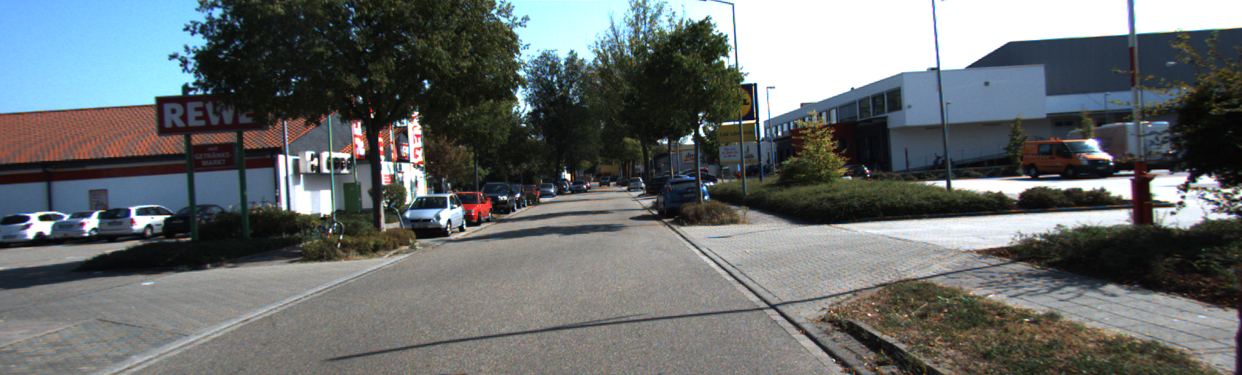
#> input picture CV/hw3/exercise_input/uu_000000.png, 1242 x 375 px; its folder holds only this picture in this run
$ python '[KECE471, Computer Vision] Exercise 1_Road_map_extraction.py'
#> lines starting #> are read from the running program, lines starting #| are printed output that depends on the picture; after the words box and inside, x2 and y2 are one past the last pixel; in counts of white or black regions, pixels touching at a corner belong together
import os
import cv2
import numpy as np
from sklearn.metrics import f1_score
from abc import *
import requests
import zipfile
import os

input_folder = "./exercise_input"
output_folder = "./exercise_output"

def download_dataset():
    zip_url = "https://github.com/BrawnyClover/DIP_WINTER/raw/main/exercise_input.zip"
    zip_path = "exercise_input.zip"
    response = requests.get(zip_url, stream=True)

    download_success = False
    if response.status_code == 200:
        with open(zip_path, "wb") as file:
            for chunk in response.iter_content(chunk_size=1024):
                file.write(chunk)
        print(f"Download Success: {zip_path}")
        download_success = True

    else:
        print(f"Download Failed... (HTTP {response.status_code})")

    if download_success is True:
        try:
            extract_folder = input_folder
            with zipfile.ZipFile(zip_path, 'r') as zip_ref:
                zip_ref.extractall(extract_folder)
            print(f"Decompression complete!: {extract_folder}")
            os.remove(zip_path)
            print(f"ZIP file deletion completed: {zip_path}")

        except zipfile.BadZipFile:
            print("Decompression failed: The ZIP file may be corrupted.")


def load_images_dict(input_folder):
#> called with input_folder = './exercise_input'
    images_dict = {}
    for filename in os.listdir(input_folder):
        if "_map" not in filename:
            name, ext = os.path.splitext(filename)
            filepath = os.path.join(input_folder, filename)
            img = cv2.imread(filepath)
#> img is the input picture: shape (375, 1242, 3); mean B, G, R 108.8, 108.3, 103.4
            if img is not None:
                images_dict[name] = img
    return images_dict

def load_ground_truth_dict(input_folder):
    gt_dict = {}
    for filename in os.listdir(input_folder):
        if "_map" in filename:
            name, ext = os.path.splitext(filename)
            key_name = name.replace("_map", "").replace("_road","")

            filepath = os.path.join(input_folder, filename)
            mask = cv2.imread(filepath, cv2.IMREAD_GRAYSCALE)
            if mask is not None:
                _, binary_mask = cv2.threshold(mask, 127, 255, cv2.THRESH_BINARY)
                gt_dict[key_name] = binary_mask
    return gt_dict

def calculate_average_f1_score(predicted_dict, gt_dict):
    f1_scores = []
    common_keys = set(predicted_dict.keys()).intersection(set(gt_dict.keys()))

    for key in common_keys:
        pred_mask = predicted_dict[key]
        gt_mask   = gt_dict[key]

        if pred_mask.shape != gt_mask.shape:
            pred_mask = cv2.resize(
                pred_mask,
                (gt_mask.shape[1], gt_mask.shape[0]),
                interpolation=cv2.INTER_NEAREST
            )

        valid_mask = (gt_mask != 127)

        pred_flat = (pred_mask.flatten() > 127).astype(np.uint8)
        gt_flat   = (gt_mask.flatten() > 127).astype(np.uint8)
        valid_flat = valid_mask.flatten()

        if np.any(valid_flat):
            score = f1_score(gt_flat[valid_flat], pred_flat[valid_flat])
            f1_scores.append(score)

    if len(f1_scores) == 0:
        return 0.0
    return np.mean(f1_scores)

if not os.path.exists(input_folder):
    download_dataset()

if not os.path.exists(output_folder):
    os.makedirs(output_folder)

images_dict = load_images_dict(input_folder)
#> images_dict = 1 item
print(f"Test set : {len(images_dict)} images")
#| Test set : 1 images

gt_dict = load_ground_truth_dict(input_folder)
print(f"Segmentation mask : {len(gt_dict)} labels")


class SegmentationMapGenerator(metaclass=ABCMeta):

    @abstractmethod
    def predict_segmentation_map(self):
        pass

    @abstractmethod
    def predict_segmentation_maps(self):
        pass

#=========================<Your code starts here>========================

class RoadSegmentationMapGenerator(SegmentationMapGenerator):
    def __init__(self, images, out_folder):
#> called with out_folder = './exercise_output'
        self.images = images
#> self.images = 1 item
        self.out_folder = out_folder

    def predict_segmentation_map(self, img):
        # BGR to HSV 변환
        hsv = cv2.cvtColor(img.copy(), cv2.COLOR_BGR2HSV)

        # 도로 색상 범위 지정 (회색 계열, 약간의 파란색 포함)
        lower_gray = np.array([0, 0, 50], dtype=np.uint8)
        upper_gray = np.array([180, 50, 200], dtype=np.uint8)
        road_mask = cv2.inRange(hsv, lower_gray, upper_gray)

        # Morphological 연산 적용 (노이즈 제거 및 경계 부드럽게)
        kernel = cv2.getStructuringElement(cv2.MORPH_ELLIPSE, (5, 5))
        road_mask = cv2.morphologyEx(road_mask, cv2.MORPH_OPEN, kernel, iterations=2)
        pred_mask = cv2.dilate(road_mask, kernel, iterations=1)

        return pred_mask

    def save_segmentation_map(self, mask, key):
        save_path = os.path.join(self.out_folder, f"{key}_predict.png")
        cv2.imwrite(save_path, mask)

    def predict_segmentation_maps(self):
        predicted_dict = {}
        for key, img in self.images.items():
            pred_mask = self.predict_segmentation_map(img)
            predicted_dict[key] = pred_mask
            self.save_segmentation_map(pred_mask, key)
#> this loop made 1 pass
#> key on pass 1: 'uu_000000'
#> pass 1, in predict_segmentation_map, `road_mask = cv2.inRange(hsv, lower_gray, upper_gray)`:
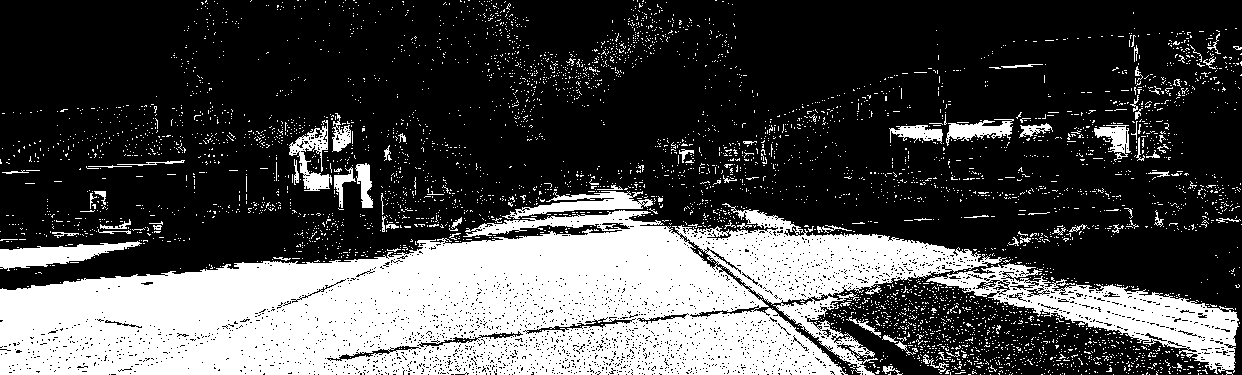
#> road_mask: shape (375, 1242); 29.4% white; 4634 white regions (4550 under 20 px), largest, box (x1, y1, x2, y2) and area: (0, 203, 1007, 375) 104302, (926, 263, 1239, 374) 10325, (0, 241, 142, 271) 1940
#> pass 1, in predict_segmentation_map, `road_mask = cv2.morphologyEx(road_mask, cv2.MORPH_OPEN, kernel, iterat..`:
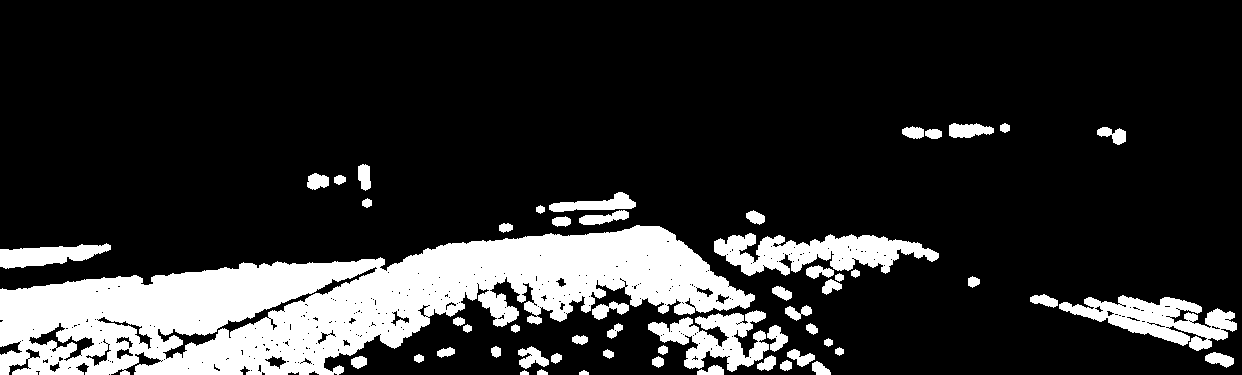
#> road_mask: shape (375, 1242); 17.6% white; 56 white regions, largest, box (x1, y1, x2, y2) and area: (0, 225, 755, 375) 57731, (714, 233, 939, 276) 5374, (1059, 295, 1237, 351) 4580
#> pass 1, in predict_segmentation_map, `pred_mask = cv2.dilate(road_mask, kernel, iterations=1)`:
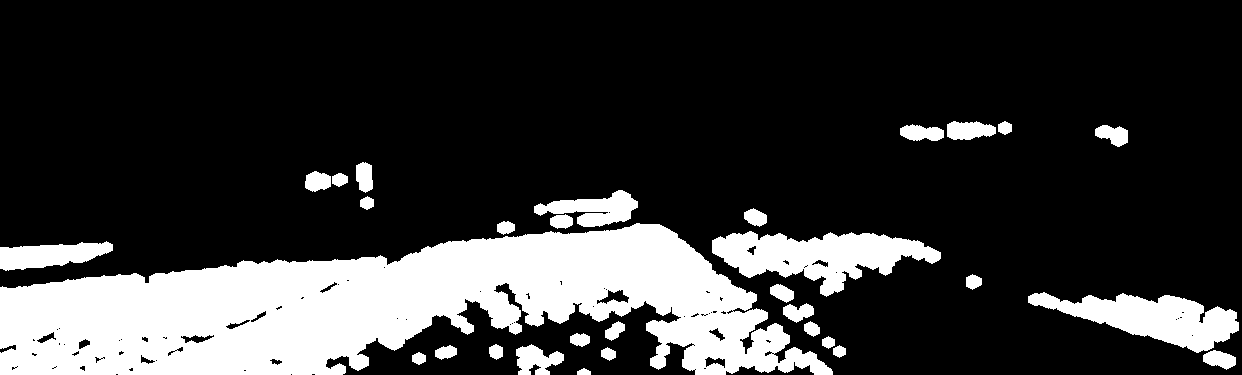
#> pred_mask: shape (375, 1242); 21.2% white; 31 white regions, largest, box (x1, y1, x2, y2) and area: (0, 223, 833, 375) 73095, (712, 231, 941, 297) 7723, (1028, 292, 1239, 353) 6291
#> after the loop, predicted_dict = 1 item
        return predicted_dict

#=========================<Your code ends here>==========================

if __name__ == "__main__":
    generator = RoadSegmentationMapGenerator(images_dict, output_folder)
    predicted_dict = generator.predict_segmentation_maps()
#> predicted_dict = 1 item

    avg_f1 = calculate_average_f1_score(predicted_dict, gt_dict)
#> in calculate_average_f1_score, `common_keys = set(predicted_dict.keys()).intersection(set(gt_dict.keys..`: common_keys = 0 items
#> after the loop in calculate_average_f1_score, `for key in common_keys:`: f1_scores = []
#> avg_f1 = 0
    print(f"Average F1 score: {avg_f1:.4f}")
#| Average F1 score: 0.0000

$ run again, on CV/hw3/exercise_input/uu_000004.png
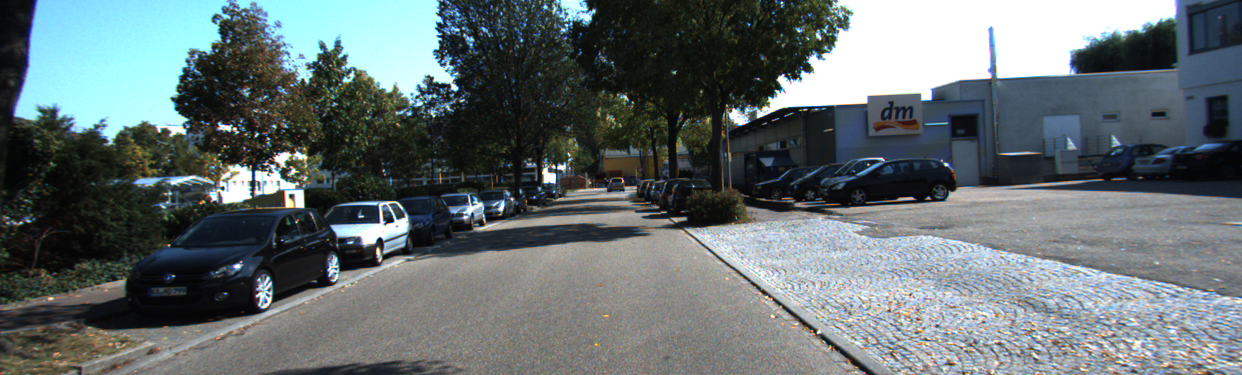
#> input picture CV/hw3/exercise_input/uu_000004.png, 1242 x 375 px
#> in load_images_dict, img is the input picture: shape (375, 1242, 3); mean B, G, R 113, 111.1, 101
#> images_dict = 1 item
#| Test set : 1 images
#> the loop in predict_segmentation_maps, `for key, img in self.images.items():` made 1 pass
#> key on pass 1: 'uu_000004'
#> pass 1, in predict_segmentation_map, `road_mask = cv2.inRange(hsv, lower_gray, upper_gray)`:
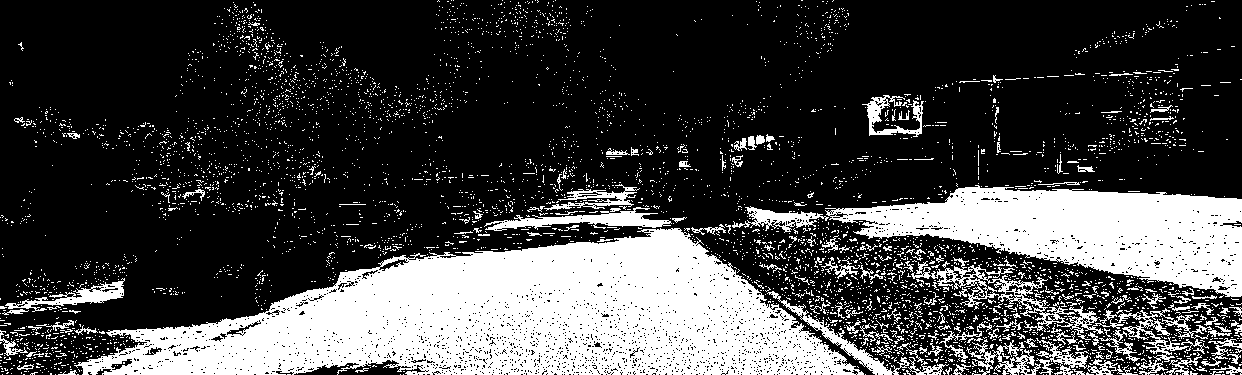
#> road_mask: shape (375, 1242); 26.4% white; 4923 white regions (4752 under 20 px), largest, box (x1, y1, x2, y2) and area: (74, 228, 864, 375) 65403, (825, 185, 1242, 297) 24762, (911, 257, 1124, 340) 2610
#> pass 1, in predict_segmentation_map, `pred_mask = cv2.dilate(road_mask, kernel, iterations=1)`:
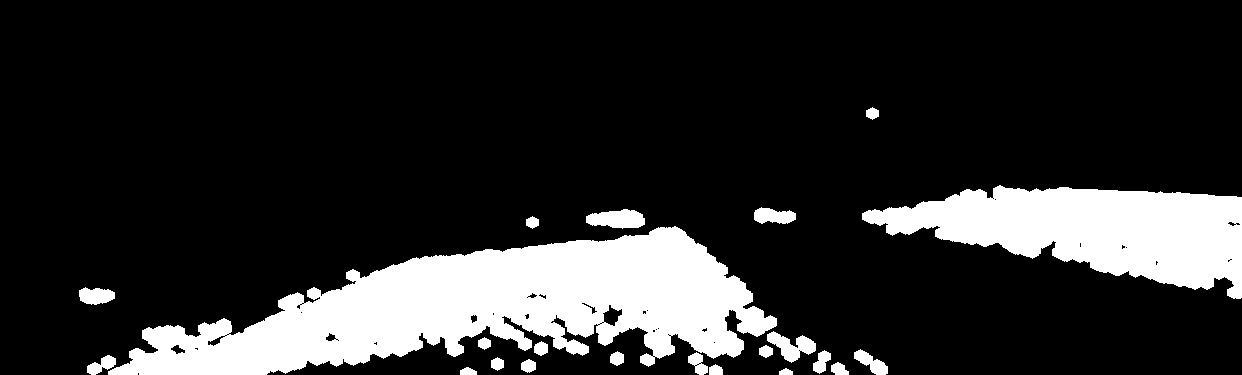
#> pred_mask: shape (375, 1242); 17.1% white; 22 white regions, largest, box (x1, y1, x2, y2) and area: (108, 226, 777, 375) 50006, (862, 185, 1242, 299) 24248, (586, 209, 645, 229) 862
#> common_keys = 0 items
#> after the loop in calculate_average_f1_score, `for key in common_keys:`: f1_scores = []
#> avg_f1 = 0
#| Average F1 score: 0.0000

$ run again, on CV/hw3/exercise_input/uu_000001.png
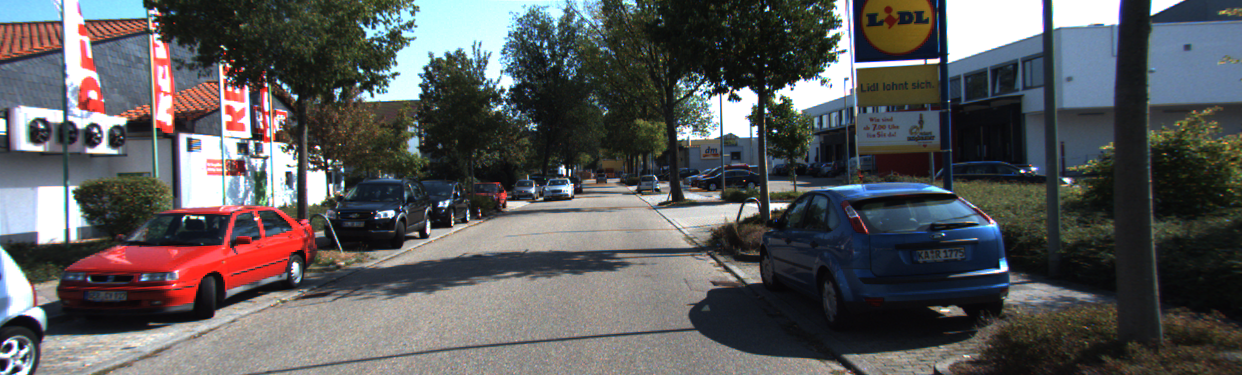
#> input picture CV/hw3/exercise_input/uu_000001.png, 1242 x 375 px
#> in load_images_dict, img is the input picture: shape (375, 1242, 3); mean B, G, R 90.3, 89.2, 89.2
#> images_dict = 1 item
#| Test set : 1 images
#> the loop in predict_segmentation_maps, `for key, img in self.images.items():` made 1 pass
#> key on pass 1: 'uu_000001'
#> pass 1, in predict_segmentation_map, `road_mask = cv2.inRange(hsv, lower_gray, upper_gray)`:
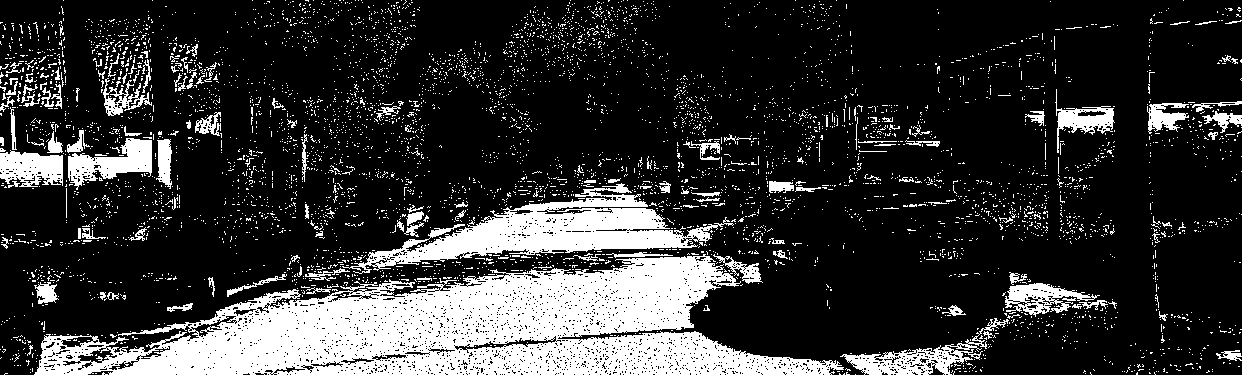
#> road_mask: shape (375, 1242); 20.1% white; 5329 white regions (5188 under 20 px), largest, box (x1, y1, x2, y2) and area: (34, 254, 844, 375) 50346, (342, 183, 734, 274) 11352, (840, 318, 1009, 375) 2336
#> pass 1, in predict_segmentation_map, `pred_mask = cv2.dilate(road_mask, kernel, iterations=1)`:
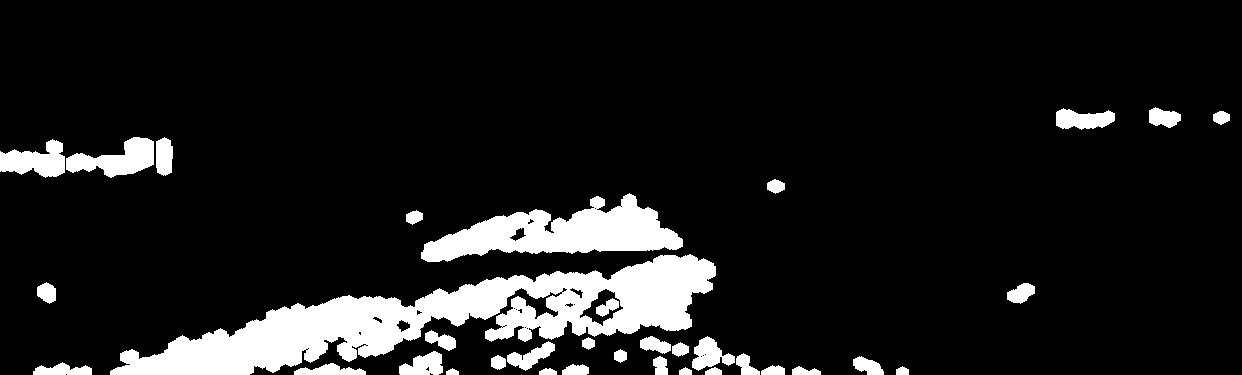
#> pred_mask: shape (375, 1242); 10.7% white; 35 white regions, largest, box (x1, y1, x2, y2) and area: (110, 254, 716, 375) 27379, (421, 193, 683, 262) 8996, (66, 137, 154, 178) 1933
#> common_keys = 0 items
#> after the loop in calculate_average_f1_score, `for key in common_keys:`: f1_scores = []
#> avg_f1 = 0
#| Average F1 score: 0.0000
